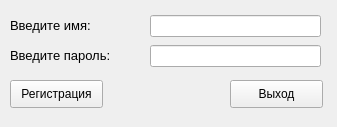
<?xml version="1.0" encoding="UTF-8"?>
<ui version="4.0">
 <class>Form</class>
 <widget class="QWidget" name="Form">
  <property name="geometry">
   <rect>
    <x>0</x>
    <y>0</y>
    <width>337</width>
    <height>127</height>
   </rect>
  </property>
  <property name="windowTitle">
   <string>Регистрация</string>
  </property>
  <widget class="QLabel" name="usernameLabel">
   <property name="geometry">
    <rect>
     <x>10</x>
     <y>10</y>
     <width>111</width>
     <height>31</height>
    </rect>
   </property>
   <property name="text">
    <string>&lt;html&gt;&lt;head/&gt;&lt;body&gt;&lt;p&gt;&lt;span style=&quot; font-size:10pt;&quot;&gt;Введите имя:&lt;/span&gt;&lt;/p&gt;&lt;/body&gt;&lt;/html&gt;</string>
   </property>
  </widget>
  <widget class="QLabel" name="passwordLabel">
   <property name="geometry">
    <rect>
     <x>10</x>
     <y>40</y>
     <width>131</width>
     <height>31</height>
    </rect>
   </property>
   <property name="text">
    <string>&lt;html&gt;&lt;head/&gt;&lt;body&gt;&lt;p&gt;&lt;span style=&quot; font-size:10pt;&quot;&gt;Введите пароль:&lt;/span&gt;&lt;/p&gt;&lt;/body&gt;&lt;/html&gt;</string>
   </property>
  </widget>
  <widget class="QLineEdit" name="username">
   <property name="geometry">
    <rect>
     <x>150</x>
     <y>15</y>
     <width>171</width>
     <height>22</height>
    </rect>
   </property>
  </widget>
  <widget class="QLineEdit" name="password">
   <property name="geometry">
    <rect>
     <x>150</x>
     <y>45</y>
     <width>171</width>
     <height>22</height>
    </rect>
   </property>
   <property name="tabletTracking">
    <bool>false</bool>
   </property>
   <property name="echoMode">
    <enum>QLineEdit::Password</enum>
   </property>
  </widget>
  <widget class="QPushButton" name="registerBtn">
   <property name="geometry">
    <rect>
     <x>10</x>
     <y>80</y>
     <width>93</width>
     <height>28</height>
    </rect>
   </property>
   <property name="text">
    <string>Регистрация</string>
   </property>
  </widget>
  <widget class="QPushButton" name="cancelBtn">
   <property name="geometry">
    <rect>
     <x>230</x>
     <y>80</y>
     <width>93</width>
     <height>28</height>
    </rect>
   </property>
   <property name="text">
    <string>Выход</string>
   </property>
  </widget>
 </widget>
 <resources/>
 <connections/>
</ui>
